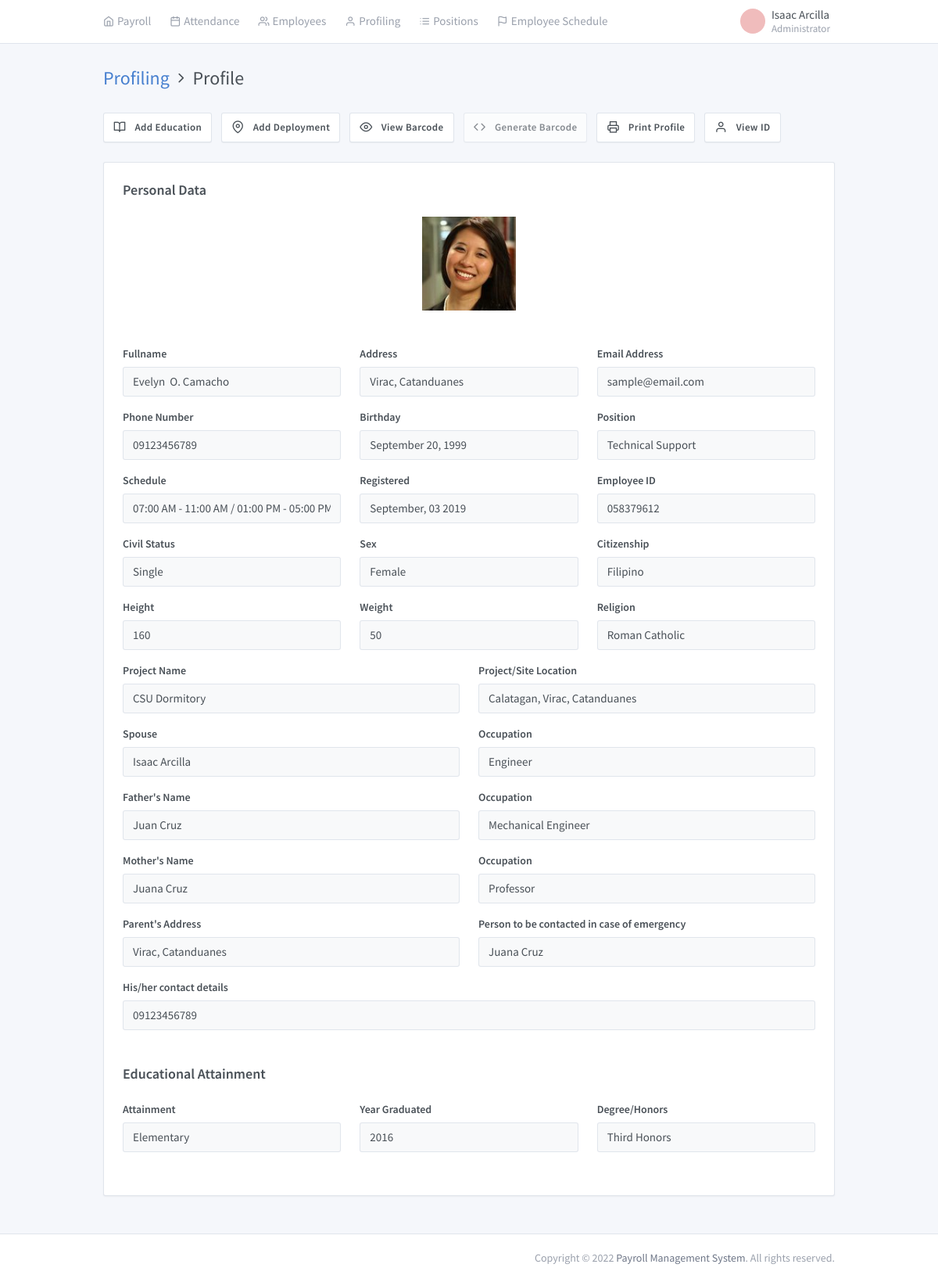
Screenshot of /admin/view.php?id=058379612 (signed in) with the database file from the repository.
### tables this page shows
CREATE TABLE `employees` (
  `id` int(11) NOT NULL,
  `employee_id` varchar(45) DEFAULT NULL,
  `position_id` int(11) DEFAULT NULL,
  `schedule_id` int(11) DEFAULT NULL,
  `created_on` varchar(45) DEFAULT NULL,
  `photo` longtext DEFAULT NULL,
  `fullname` varchar(45) DEFAULT NULL,
  `address` varchar(45) DEFAULT NULL,
  `email` varchar(45) DEFAULT NULL,
  `phonenumber` varchar(45) DEFAULT NULL,
  `birthdate` varchar(45) DEFAULT NULL,
  `sex` varchar(45) DEFAULT NULL,
  `position` varchar(45) DEFAULT NULL,
  `civil_status` varchar(45) DEFAULT NULL,
  `citizenship` varchar(45) DEFAULT NULL,
  `height` int(11) DEFAULT NULL,
  `weight` int(11) DEFAULT NULL,
  `religion` varchar(45) DEFAULT NULL,
  `spouse` varchar(45) DEFAULT NULL,
  `spouse_occupation` varchar(45) DEFAULT NULL,
  `father` varchar(45) DEFAULT NULL,
  `father_occupation` varchar(45) DEFAULT NULL,
  `mother` varchar(45) DEFAULT NULL,
  `mother_occupation` varchar(45) DEFAULT NULL,
  `parent_address` varchar(45) DEFAULT NULL,
  `emergency_name` varchar(45) DEFAULT NULL,
  `emergency_contact` varchar(45) DEFAULT NULL,
  `project_name` varchar(45) DEFAULT NULL,
  `site_location` varchar(45) DEFAULT NULL
);

CREATE TABLE `position` (
  `id` int(11) NOT NULL,
  `description` varchar(45) DEFAULT NULL,
  `rate` double DEFAULT NULL,
  `position_id` varchar(45) DEFAULT NULL
);

CREATE TABLE `schedules` (
  `id` int(11) NOT NULL,
  `schedule_id` varchar(45) DEFAULT NULL,
  `time_in_morning` varchar(45) DEFAULT NULL,
  `time_out_morning` varchar(45) DEFAULT NULL,
  `time_in_afternoon` varchar(45) DEFAULT NULL,
  `time_out_afternoon` varchar(45) DEFAULT NULL
);

CREATE TABLE `education` (
  `id` int(11) NOT NULL,
  `employee_id` int(11) DEFAULT NULL,
  `attained` varchar(45) DEFAULT NULL,
  `year_graduated` varchar(45) DEFAULT NULL,
  `eid` varchar(45) DEFAULT NULL,
  `degree_received` varchar(45) DEFAULT NULL
);

### admin/view.php (the view, shortened to what the rows shown need)
<?php
require_once('includes/script.php');
 $model = new Dashboard();
 $connection = $model->TemporaryConnection();
 $emid = $_GET['id'];
$employee = "SELECT *, employees.id AS empid FROM employees LEFT JOIN position ON position.id=employees.position_id LEFT JOIN barcode ON barcode.employee_id=employees.employee_id LEFT JOIN schedules ON schedules.id=employees.schedule_id WHERE employees.employee_id = $emid;";
$result = mysqli_query($connection, $employee);
$emp = mysqli_fetch_assoc($result);
?>
<!doctype html>
<html lang="en" dir="ltr">
  <head>
  </head>
  <body class="" v-on:click="Reload">
    <div class="page" id="app">
      <div class="page-main">
        <div class="header collapse d-lg-flex p-0" id="headerMenuCollapse">
          <div class="container">
            <div class="row align-items-center">
              <div class="d-flex">
                <?php require_once('includes/header.php') ?>
              </div>
                <?php require_once('includes/subheader.php') ?>
            </div>
          </div>
        </div>
        <div class="my-3 my-md-5">
          <div class="container">
            <div class="page-header">
              <h1 class="page-title">
                <a href="profile.php" class="text-primary">Profiling</a> <i style="font-size: 20px;" class="fe fe-chevron-right"></i> Profile
              </h1>
            </div>
            <div class="row row-cards">
              <div class="col-12">
                <div class="card">
               <div class="">
              <form class="">
                <div class="card-body" id="printDataHolder">
                  <center><img height="120" width="120" src="../image/<?php echo $emp['photo'] ?>"></center><br><br>
                  <div class="row">
                    <div class="col-md-4">
                      <div class="form-group">
                        <label class="form-label">Fullname</label>
                        <input type="text" class="form-control" readonly="" placeholder="" value="<?php echo $emp['fullname'] ?>">
                      </div>
                    </div>
                    <div class="col-md-4">
                      <div class="form-group">
                        <label class="form-label">Address</label>
                        <input type="text" class="form-control" readonly="" placeholder="Username" value="<?php echo $emp['address'] ?>">
                      </div>
                    </div>
                    <div class="col-md-4">
                      <div class="form-group">
                        <label class="form-label">Email Address</label>
                        <input type="email" class="form-control" readonly="" value="<?php echo $emp['email'] ?>">
                      </div>
                    </div>
                    <div class="col-md-4">
                      <div class="form-group">
                        <label class="form-label">Phone Number</label>
                        <input type="text" class="form-control" readonly="" placeholder="Company" value="<?php echo $emp['phonenumber'] ?>">
                      </div>
                    </div>
                    <div class="col-md-4">
                      <div class="form-group">
                        <label class="form-label">Birthday</label>
                        <input type="text" class="form-control" readonly="" placeholder="Last Name" value="<?php echo date('F d, Y', strtotime($emp['birthdate'])) ?>">
                      </div>
                    </div>
                    <div class="col-md-4">
                      <div class="form-group">
                        <label class="form-label">Position</label>
                        <input type="text" class="form-control" readonly="" placeholder="Home Address" value="<?php echo $emp['description'] ?>">
                      </div>
                    </div>
                    <div class="col-md-4">
                      <div class="form-group">
                        <label class="form-label">Schedule</label>
                        <input type="text" class="form-control" readonly="" placeholder=" " value="<?php echo date('H:i A', strtotime($emp['time_in_morning'])) ?> - <?php echo date('H:i A', strtotime($emp['time_out_morning'])) ?> / <?php echo date('H:i', strtotime($emp['time_in_afternoon'])) ?> PM - <?php echo date('H:i', strtotime($emp['time_out_afternoon'])) ?> PM">
                      </div>
                    </div>
                    <div class="col-md-4">
                      <div class="form-group">
                        <label class="form-label">Registered</label>
                        <input type="text" class="form-control" placeholder=" " readonly="" value="<?php echo date('F, d Y', strtotime($emp['created_on'])) ?>">
                      </div>
                    </div>
                    <div class="col-md-4">
                      <div class="form-group">
                        <label class="form-label">Civil Status</label>
                        <input type="text" class="form-control" readonly="" placeholder=" " value="<?php echo $emp['civil_status'] ?>">
                      </div>
                    </div>
                    <div class="col-md-4">
                      <div class="form-group">
                        <label class="form-label">Sex</label>
                        <input type="text" class="form-control" readonly="" placeholder=" " value="<?php echo $emp['sex'] ?>">
                      </div>
                    </div>
                    <div class="col-md-4">
                      <div class="form-group">
                        <label class="form-label">Citizenship</label>
                        <input type="text" class="form-control" readonly="" placeholder=" " value="<?php echo $emp['citizenship'] ?>">
                      </div>
                    </div>
                    <div class="col-md-4">
                      <div class="form-group">
                        <label class="form-label">Height</label>
                        <input type="text" class="form-control" readonly="" placeholder=" " value="<?php echo $emp['height'] ?>">
                      </div>
                    </div>
                    <div class="col-md-4">
                      <div class="form-group">
                        <label class="form-label">Weight</label>
                        <input type="text" class="form-control" readonly="" placeholder=" " value="<?php echo $emp['weight'] ?>">
                      </div>
                    </div>
                    <div class="col-md-4">
                      <div class="form-group">
                        <label class="form-label">Religion</label>
                        <input type="text" class="form-control" readonly="" placeholder=" " value="<?php echo $emp['religion'] ?>">
                      </div>
                    </div>
                    <div class="col-md-6">
                      <div class="form-group ">
                        <label class="form-label">Project Name</label>
                        <input rows="1" readonly="" class="form-control"  value="<?php echo $emp['project_name'] ?>"></input>
                      </div>
                    </div>
                    <div class="col-md-6">
                      <div class="form-group">
                        <label class="form-label">Project/Site Location</label>
                        <input rows="1" readonly="" class="form-control"  value="<?php echo $emp['site_location'] ?>"></input>
                      </div>
                    </div>
                    <div class="col-md-6">
                      <div class="form-group">
                        <label class="form-label">Spouse</label>
                        <input type="text" class="form-control" readonly="" placeholder=" " value="<?php echo $emp['spouse'] ?>">
                      </div>
                    </div>
                    <div class="col-md-6">
                      <div class="form-group">
                        <label class="form-label">Occupation</label>
                        <input type="text" class="form-control" readonly="" placeholder=" " value="<?php echo $emp['spouse_occupation'] ?>">
                      </div>
                    </div>
                    <div class="col-md-6">
                      <div class="form-group">
                        <label class="form-label">Father's Name</label>
                        <input type="text" class="form-control" readonly="" placeholder=" " value="<?php echo $emp['father'] ?>">
                      </div>
                    </div>
                    <div class="col-md-6">
                      <div class="form-group">
                        <label class="form-label">Occupation</label>
                        <input type="text" class="form-control" readonly="" placeholder=" " value="<?php echo $emp['father_occupation'] ?>">
                      </div>
                    </div>
                    <div class="col-md-6">
                      <div class="form-group">
                        <label class="form-label">Mother's Name</label>
                        <input type="text" class="form-control" readonly="" placeholder=" " value="<?php echo $emp['mother'] ?>">
                      </div>
                    </div>
                    <div class="col-md-6">
                      <div class="form-group">
                        <label class="form-label">Occupation</label>
                        <input type="text" readonly="" class="form-control" placeholder=" " value="<?php echo $emp['mother_occupation'] ?>">
                      </div>
                    </div>
                    <div class="col-md-6">
                      <div class="form-group">
                        <label class="form-label">Parent's Address</label>
                        <input type="text" readonly="" class="form-control" placeholder=" " value="<?php echo $emp['parent_address'] ?>">
                      </div>
                    </div>
                    <div class="col-md-6">
                      <div class="form-group">
                        <label class="form-label">Person to be contacted in case of emergency</label>
                        <input type="text" readonly="" class="form-control" placeholder=" " value="<?php echo $emp['emergency_name'] ?>">
                      </div>
                    </div>
                    <div class="col-md-12">
                      <div class="form-group mb-0">
                        <label class="form-label">His/her contact details</label>
                        <input rows="1" readonly="" class="form-control"  value="<?php echo $emp['emergency_contact'] ?>"></input>
                      </div>
                    </div>
                  </div><br><br>
                  <div class="row">
                    <?php $edu = "SELECT * FROM `education` WHERE `eid` = $emid ORDER BY `id` ASC;";
                          $thisQ = mysqli_query($connection, $edu);
                          while($emp = mysqli_fetch_assoc($thisQ)) {
                     ?>
                    <div class="col-md-4">
                      <div class="form-group">
                        <label class="form-label">Attainment</label>
                        <input type="text" class="form-control" readonly="" placeholder="" value="<?php echo $emp['attained'] ?>">
                      </div>
                    </div>
                    <div class="col-md-4">
                      <div class="form-group">
                        <label class="form-label">Year Graduated</label>
                        <input type="text" class="form-control" readonly="" placeholder="Username" value="<?php echo $emp['year_graduated'] ?>">
                      </div>
                    </div>
                    <div class="col-md-4">
                      <div class="form-group">
                        <label class="form-label">Degree/Honors</label>
                        <input type="email" class="form-control" readonly="" value="<?php echo $emp['degree_received'] ?>">
                      </div>
                    </div>
                  <?php } ?>
                  </div>
                </div>
              </form>
            </div>
                </div>
              </div>
            </div>
          </div>
        </div>
      </div>
    </div>
  </body>
</html>

### admin/includes/header.php (shortened to what the rows shown need)
<?php
 $model = new Dashboard();
 $password = $_SESSION['official_password'];
 $username = $_SESSION['official_username'];
 $query = $model->GetAdministrator($username, $password);
 $admin = mysqli_fetch_assoc($query);
        $firstname = $admin['firstname'];
        $lastname = $admin['lastname'];
        $type = $admin['type'];
?>
              <div style="padding-right: 18px;" class="d-flex order-lg-2 ml-auto">
                <div class="dropdown">
                  <a href="#" class="nav-link pr-0  leading-none" data-toggle="dropdown">
                    <span class="ml-2 d-none d-lg-block">
                      <span class="text-default"><?php echo $firstname ?>&nbsp<?php echo $lastname ?></span>
                      <small class="text-muted d-block mt-1"><?php echo $type?></small>
                    </span>
                  </a>
                </div>
              </div>

### rows the page displays
employees: photo (picture), fullname "Evelyn O. Camacho", address "Virac, Catanduanes", email "sample@email.com", phonenumber "09123456789", birthdate "September 20, 1999", position.description "Technical Support", schedule.time_out_afternoon "07:00 AM - 11:00 AM / 01:00 PM - 05:00 PM", created_on "September, 03 2019", civil_status "Single", sex "Female", citizenship "Filipino", height "160", weight "50", religion "Roman Catholic", project_name "CSU Dormitory", site_location "Calatagan, Virac, Catanduanes", spouse "Isaac Arcilla", spouse_occupation "Engineer", father "Juan Cruz", father_occupation "Mechanical Engineer", mother "Juana Cruz", mother_occupation "Professor", parent_address "Virac, Catanduanes", emergency_name "Juana Cruz", emergency_contact "09123456789"
education: attained "Elementary", year_graduated "2016", degree_received "Third Honors"

### other values shown
$firstname "Isaac"
$lastname "Arcilla"
$type "Administrator"
